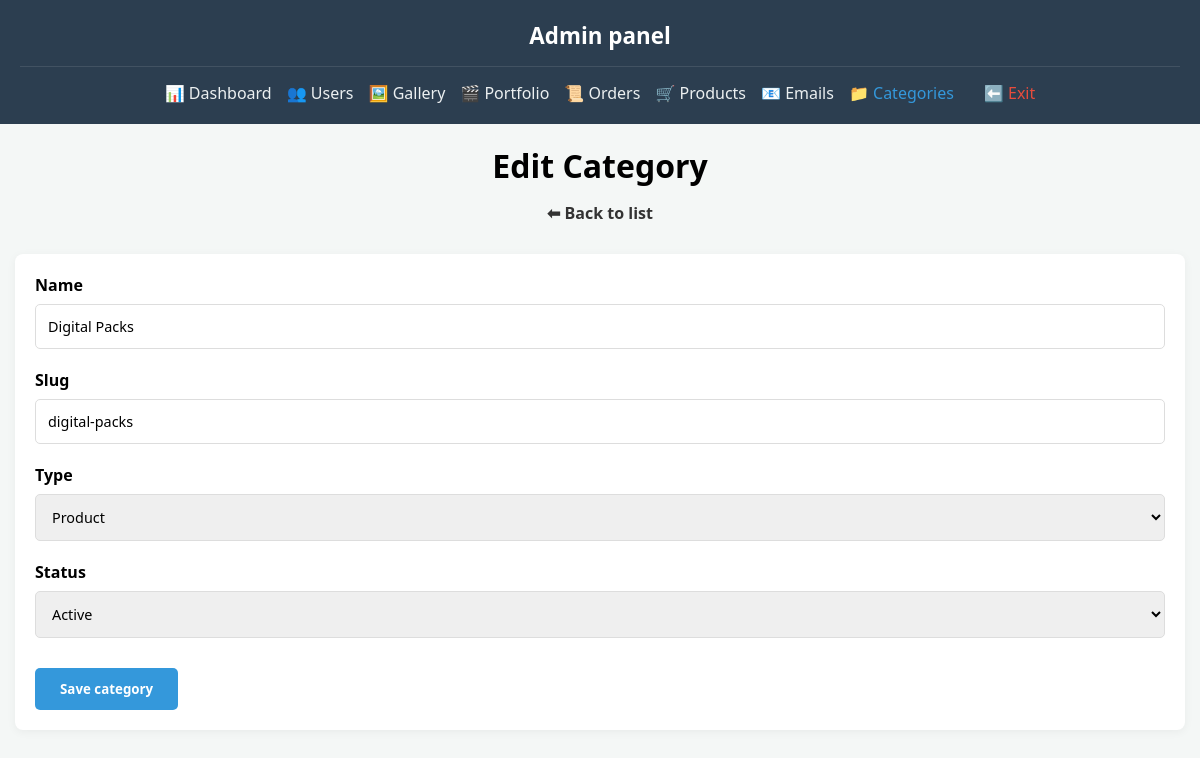
The page /admin/category_edit.php?id=2 (signed in) on the database its author committed.
### tables this page shows
CREATE TABLE `categories` (
  `id` int(10) UNSIGNED NOT NULL,
  `name` varchar(100) NOT NULL,
  `slug` varchar(120) NOT NULL,
  `type` enum('product','gallery','service') NOT NULL,
  `parent_id` int(10) UNSIGNED DEFAULT NULL,
  `is_active` tinyint(1) NOT NULL DEFAULT 1,
  `created_at` timestamp NOT NULL DEFAULT current_timestamp()
);

### admin/category_edit.php (the view, shortened to what this page needs)
<?php
require_once __DIR__ . '/../backend/middleware/require_admin.php';
require_once __DIR__ . '/../includes/page_start.php';
$id = (int)($_GET['id'] ?? 0);
$category = null;
if ($id > 0) {
    $stmt = $pdo->prepare("SELECT * FROM categories WHERE id = ? LIMIT 1");
    $stmt->execute([$id]);
    $category = $stmt->fetch();
}
?>
<div class="admin-container">
    <aside class="admin-sidebar">
        <h2>Admin panel</h2>
        <ul>
            <li><a href="<?= BASE_URL ?>/admin/dashboard.php">📊 Dashboard</a></li>
            <li><a href="<?= BASE_URL ?>/admin/users.php">👥 Users</a></li>
            <li class="dropdown-container">
                <a href="<?= BASE_URL ?>/admin/gallery_items.php" class="dropdown-trigger">🖼️ Gallery</a>
            </li>
            <li><a href="<?= BASE_URL ?>/admin/admin_portfolio.php">🎬 Portfolio</a></li>
            <li class="dropdown-container">
                <a href="<?= BASE_URL ?>/admin/orders.php" class="dropdown-trigger">📜 Orders</a>
            </li>
            <li><a href="<?= BASE_URL ?>/admin/products.php">🛒 Products</a></li>
            <li>
                <a href="<?= BASE_URL ?>/admin/email_logs.php" style="position: relative;">
                    📧 Emails
                </a>
            </li>
            <li><a href="<?= BASE_URL ?>/admin/categories.php" style="color: var(--primary);">📁 Categories</a></li>
            <li><a href="<?= BASE_URL ?>" style="color:var(--danger)">⬅️ Exit</a></li>
        </ul>
    </aside>
    <main class="admin-main">
        <div class="page-header">
            <h1><?= $category ? 'Edit Category' : 'Create Category' ?></h1>
            <a href="<?= BASE_URL ?>/admin/categories.php" style="color:var(--text-dark); text-decoration:none; font-weight:600;">⬅ Back to list</a>
        </div>
        <div class="search-filter-form">
            <form method="POST" action="<?= BASE_URL ?>/backend/handlers/admin_category_save.php" style="width: 100%; display: flex; flex-direction: column; gap: 20px;">
                <div style="display: flex; flex-direction: column; gap: 8px;">
                    <label for="name" style="font-weight: bold;">Name</label>
                    <input type="text" name="name" id="name" value="<?= htmlspecialchars($category['name'] ?? '') ?>" required>
                </div>
                <div style="display: flex; flex-direction: column; gap: 8px;">
                    <label for="slug" style="font-weight: bold;">Slug</label>
                    <input type="text" name="slug" id="slug" value="<?= htmlspecialchars($category['slug'] ?? '') ?>" required>
                </div>
                <div style="display: flex; flex-direction: column; gap: 8px;">
                    <label for="type" style="font-weight: bold;">Type</label>
                    <select name="type" id="type">
                        <option value="product" <?= (($category['type'] ?? '') === 'product') ? 'selected' : '' ?>>Product</option>
                    </select>
                </div>
                <div style="display: flex; flex-direction: column; gap: 8px;">
                    <label for="is_active" style="font-weight: bold;">Status</label>
                    <select name="is_active" id="is_active">
                        <option value="1" <?= ((int)($category['is_active'] ?? 1) === 1) ? 'selected' : '' ?>>Active</option>
                    </select>
                </div>
                <div style="padding-top: 10px;">
                    <button type="submit" style="background:var(--primary); color:white; padding:12px 25px; border:none; border-radius:5px; cursor:pointer; font-weight:600;">Save category</button>
                </div>
            </form>
        </div>
    </main>
</div>
</body>
</html>

### css/style_global.css (style rules this page uses)
*, *::before, *::after { box-sizing: border-box; }
html, body { margin: 0; padding: 0; width: 100%; min-height: 100vh; background-color: #1a2529; font-family: 'Montserrat', sans-serif; overflow-x: hidden; }

### css/style_header.css (style rules this page uses)
body { margin: 0; padding: 0; }

### css/style_footer.css (style rules this page uses)
html, body { margin: 0; padding: 0; height: auto; min-height: 100%; display: flex; flex-direction: column; }
main { flex: 1 0 auto; }

### css/style_admin_categories.css (style rules this page uses)
:root { --sidebar-bg: #2c3e50; --sidebar-hover: rgba(255, 255, 255, 0.05); --main-bg: #f4f7f6; --text-dark: #333; --text-light: #ecf0f1; --primary: #3498db; --success: #2ecc71; --warning: #f1c40f; --danger: #e74c3c; --purple: #9b59b6; --white: #ffffff; --border-rgba: rgba(255, 255, 255, 0.1); }
* { margin: 0; padding: 0; box-sizing: border-box; font-family: 'Segoe UI', Tahoma, Geneva, Verdana, sans-serif; }
.admin-container { display: flex; min-height: 100vh; background: var(--main-bg); }
.admin-sidebar { width: 260px; background: var(--sidebar-bg); color: var(--white); padding: 25px; flex-shrink: 0; z-index: 100; }
.admin-sidebar h2 { font-size: 1.4rem; padding-bottom: 15px; border-bottom: 1px solid var(--border-rgba); margin-bottom: 25px; }
.admin-sidebar ul { list-style: none; padding: 0; margin: 0; }
.admin-sidebar li { margin: 18px 0; position: relative; }
.admin-sidebar a { color: var(--text-light); text-decoration: none; display: flex; align-items: center; gap: 10px; transition: all 0.6s ease; }
.admin-main { flex-grow: 1; background: var(--main-bg); padding: 40px; overflow-x: hidden; }
.page-header { display: flex; justify-content: space-between; align-items: center; margin-bottom: 30px; }
.search-filter-form { background: var(--white); padding: 20px; border-radius: 8px; box-shadow: 0 2px 10px rgba(0,0,0,0.05); display: flex; gap: 15px; margin-bottom: 30px; }
input, select, textarea { padding: 12px; border: 1px solid #ddd; border-radius: 5px; font-size: 0.9rem; }
@media (max-width: 1200px) { .admin-container { flex-direction: column; background: var(--main-bg); } }
@media (max-width: 1200px) { .admin-sidebar { width: 100%; padding: 20px; } }
@media (max-width: 1200px) { .admin-sidebar h2 { text-align: center; margin-bottom: 15px; } }
@media (max-width: 1200px) { .admin-sidebar ul { display: flex; flex-wrap: wrap; justify-content: center; gap: 15px; } }
@media (max-width: 1200px) { .admin-sidebar li { margin: 0; } }
@media (max-width: 1200px) { .admin-main { padding: 20px 15px; background: transparent !important; } }
@media (max-width: 1200px) { .page-header { flex-direction: column; gap: 15px; text-align: center; } }
@media (max-width: 1200px) { .search-filter-form { flex-direction: column; align-items: stretch; background: var(--white); } }

### rows shown on the page
categories: name "Digital Packs", slug "digital-packs", type "Product", is_active "Active"
